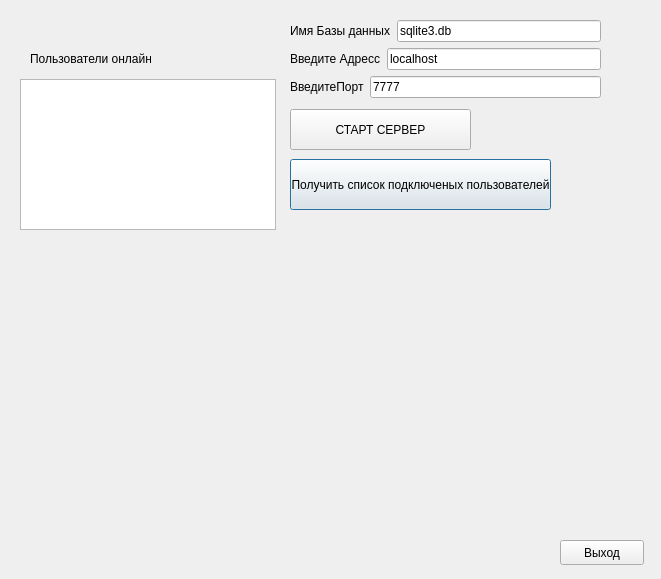
<?xml version="1.0" encoding="UTF-8"?>
<ui version="4.0">
 <class>Dialog</class>
 <widget class="QDialog" name="Dialog">
  <property name="geometry">
   <rect>
    <x>0</x>
    <y>0</y>
    <width>661</width>
    <height>579</height>
   </rect>
  </property>
  <property name="windowTitle">
   <string>Dialog</string>
  </property>
  <widget class="QPushButton" name="pushOk">
   <property name="geometry">
    <rect>
     <x>290</x>
     <y>159</y>
     <width>261</width>
     <height>51</height>
    </rect>
   </property>
   <property name="text">
    <string>Получить список подключеных пользователей</string>
   </property>
  </widget>
  <widget class="QPushButton" name="pushExit">
   <property name="geometry">
    <rect>
     <x>560</x>
     <y>540</y>
     <width>84</width>
     <height>25</height>
    </rect>
   </property>
   <property name="text">
    <string>Выход</string>
   </property>
  </widget>
  <widget class="QListWidget" name="listWidget">
   <property name="geometry">
    <rect>
     <x>20</x>
     <y>79</y>
     <width>256</width>
     <height>151</height>
    </rect>
   </property>
  </widget>
  <widget class="QPushButton" name="pushButton">
   <property name="geometry">
    <rect>
     <x>290</x>
     <y>109</y>
     <width>181</width>
     <height>41</height>
    </rect>
   </property>
   <property name="text">
    <string>СТАРТ СЕРВЕР</string>
   </property>
  </widget>
  <widget class="QLabel" name="label_3">
   <property name="geometry">
    <rect>
     <x>30</x>
     <y>49</y>
     <width>121</width>
     <height>20</height>
    </rect>
   </property>
   <property name="text">
    <string>Пользователи онлайн</string>
   </property>
  </widget>
  <widget class="QWidget" name="layoutWidget">
   <property name="geometry">
    <rect>
     <x>290</x>
     <y>20</y>
     <width>311</width>
     <height>80</height>
    </rect>
   </property>
   <layout class="QVBoxLayout" name="verticalLayout">
    <item>
     <layout class="QHBoxLayout" name="horizontalLayout_3">
      <item>
       <widget class="QLabel" name="label_4">
        <property name="text">
         <string>Имя Базы данных</string>
        </property>
       </widget>
      </item>
      <item>
       <widget class="QLineEdit" name="lineEdit_3">
        <property name="text">
         <string>sqlite3.db</string>
        </property>
       </widget>
      </item>
     </layout>
    </item>
    <item>
     <layout class="QHBoxLayout" name="horizontalLayout">
      <item>
       <widget class="QLabel" name="label">
        <property name="text">
         <string>Введите Адресс</string>
        </property>
       </widget>
      </item>
      <item>
       <widget class="QLineEdit" name="lineEdit">
        <property name="text">
         <string>localhost</string>
        </property>
       </widget>
      </item>
     </layout>
    </item>
    <item>
     <layout class="QHBoxLayout" name="horizontalLayout_2">
      <item>
       <widget class="QLabel" name="label_2">
        <property name="text">
         <string>ВведитеПорт</string>
        </property>
       </widget>
      </item>
      <item>
       <widget class="QLineEdit" name="lineEdit_2">
        <property name="text">
         <string>7777</string>
        </property>
       </widget>
      </item>
     </layout>
    </item>
   </layout>
  </widget>
 </widget>
 <resources/>
 <connections/>
</ui>
